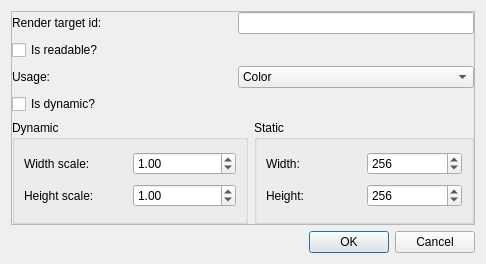
<?xml version="1.0" encoding="UTF-8"?>
<ui version="4.0">
 <class>RenderTargetDescriptorDialog</class>
 <widget class="QDialog" name="RenderTargetDescriptorDialog">
  <property name="geometry">
   <rect>
    <x>0</x>
    <y>0</y>
    <width>486</width>
    <height>264</height>
   </rect>
  </property>
  <property name="windowTitle">
   <string>Render Target Descriptor</string>
  </property>
  <layout class="QVBoxLayout" name="verticalLayout">
   <item>
    <widget class="QFrame" name="frame">
     <property name="frameShape">
      <enum>QFrame::StyledPanel</enum>
     </property>
     <property name="frameShadow">
      <enum>QFrame::Raised</enum>
     </property>
     <layout class="QGridLayout" rowstretch="0,0,0,0,0" columnstretch="0,0,0" columnminimumwidth="10,10,0">
      <property name="margin">
       <number>0</number>
      </property>
      <property name="spacing">
       <number>6</number>
      </property>
      <item row="0" column="0">
       <widget class="QLabel" name="label">
        <property name="text">
         <string>Render target id:</string>
        </property>
       </widget>
      </item>
      <item row="0" column="1" colspan="2">
       <widget class="QLineEdit" name="renderTargetIdEdit"/>
      </item>
      <item row="3" column="0">
       <widget class="QCheckBox" name="isDynamicCheckBox">
        <property name="text">
         <string>Is dynamic?</string>
        </property>
       </widget>
      </item>
      <item row="4" column="0" colspan="2">
       <widget class="QGroupBox" name="dynamicRTBox">
        <property name="title">
         <string>Dynamic</string>
        </property>
        <layout class="QGridLayout" name="gridLayout_2">
         <item row="0" column="0">
          <widget class="QLabel" name="label_2">
           <property name="text">
            <string>Width scale:</string>
           </property>
          </widget>
         </item>
         <item row="0" column="1">
          <widget class="QDoubleSpinBox" name="widthScaleValueBox">
           <property name="value">
            <double>1.000000000000000</double>
           </property>
          </widget>
         </item>
         <item row="1" column="0">
          <widget class="QLabel" name="label_3">
           <property name="text">
            <string>Height scale:</string>
           </property>
          </widget>
         </item>
         <item row="1" column="1">
          <widget class="QDoubleSpinBox" name="heightScaleValueBox">
           <property name="value">
            <double>1.000000000000000</double>
           </property>
          </widget>
         </item>
        </layout>
       </widget>
      </item>
      <item row="4" column="2">
       <widget class="QGroupBox" name="staticRTBox">
        <property name="title">
         <string>Static</string>
        </property>
        <layout class="QGridLayout" name="gridLayout_3">
         <item row="0" column="0">
          <widget class="QLabel" name="label_4">
           <property name="text">
            <string>Width:</string>
           </property>
          </widget>
         </item>
         <item row="0" column="1">
          <widget class="QSpinBox" name="widthValueBox">
           <property name="minimum">
            <number>1</number>
           </property>
           <property name="maximum">
            <number>4096</number>
           </property>
           <property name="value">
            <number>256</number>
           </property>
          </widget>
         </item>
         <item row="1" column="0">
          <widget class="QLabel" name="label_5">
           <property name="text">
            <string>Height:</string>
           </property>
          </widget>
         </item>
         <item row="1" column="1">
          <widget class="QSpinBox" name="heightValueBox">
           <property name="minimum">
            <number>1</number>
           </property>
           <property name="maximum">
            <number>4096</number>
           </property>
           <property name="value">
            <number>256</number>
           </property>
          </widget>
         </item>
        </layout>
       </widget>
      </item>
      <item row="1" column="0">
       <widget class="QCheckBox" name="isReadableBox">
        <property name="text">
         <string>Is readable?</string>
        </property>
       </widget>
      </item>
      <item row="2" column="0">
       <widget class="QLabel" name="label_6">
        <property name="text">
         <string>Usage:</string>
        </property>
       </widget>
      </item>
      <item row="2" column="1" colspan="2">
       <widget class="QComboBox" name="usageComboBox">
        <item>
         <property name="text">
          <string>Color</string>
         </property>
        </item>
        <item>
         <property name="text">
          <string>Depth</string>
         </property>
        </item>
        <item>
         <property name="text">
          <string>Luminance</string>
         </property>
        </item>
        <item>
         <property name="text">
          <string>HDR</string>
         </property>
        </item>
       </widget>
      </item>
     </layout>
    </widget>
   </item>
   <item>
    <widget class="QDialogButtonBox" name="buttonBox">
     <property name="orientation">
      <enum>Qt::Horizontal</enum>
     </property>
     <property name="standardButtons">
      <set>QDialogButtonBox::Cancel|QDialogButtonBox::Ok</set>
     </property>
    </widget>
   </item>
  </layout>
 </widget>
 <resources/>
 <connections>
  <connection>
   <sender>buttonBox</sender>
   <signal>accepted()</signal>
   <receiver>RenderTargetDescriptorDialog</receiver>
   <slot>accept()</slot>
   <hints>
    <hint type="sourcelabel">
     <x>248</x>
     <y>254</y>
    </hint>
    <hint type="destinationlabel">
     <x>157</x>
     <y>274</y>
    </hint>
   </hints>
  </connection>
  <connection>
   <sender>buttonBox</sender>
   <signal>rejected()</signal>
   <receiver>RenderTargetDescriptorDialog</receiver>
   <slot>reject()</slot>
   <hints>
    <hint type="sourcelabel">
     <x>316</x>
     <y>260</y>
    </hint>
    <hint type="destinationlabel">
     <x>286</x>
     <y>274</y>
    </hint>
   </hints>
  </connection>
 </connections>
</ui>
